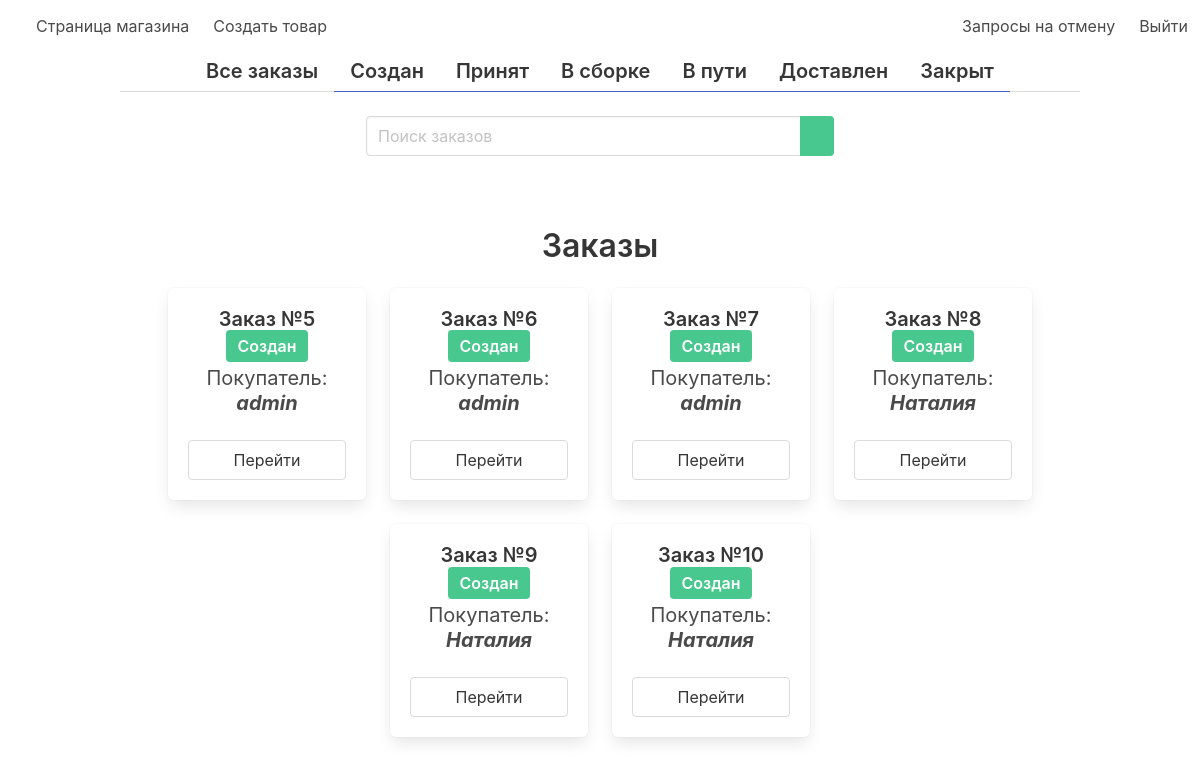
/staff/home/, run on an earlier commit of the app's database.
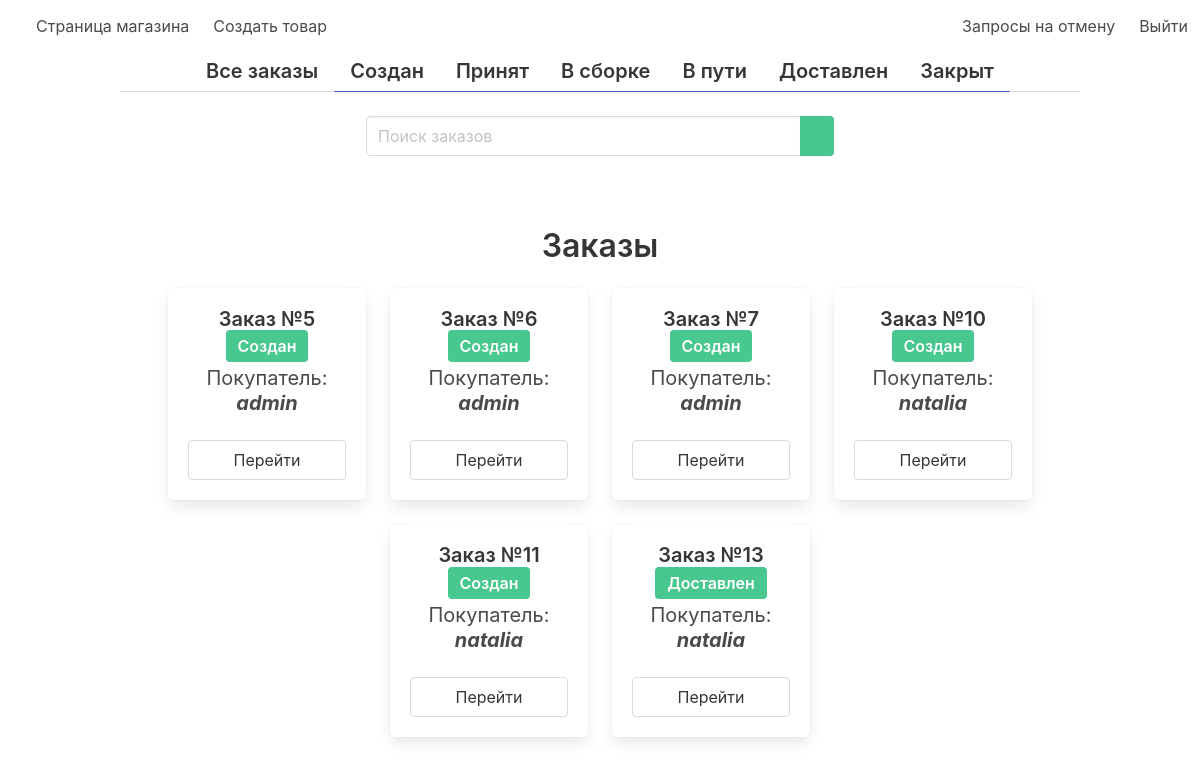
And on a later commit of the database.
### store/models.py (models this page shows, shortened)
class Order(models.Model):
    customer = models.ForeignKey(User, on_delete=models.CASCADE)
    address = models.CharField(max_length=255)
    phone = models.CharField(max_length=255)
    total_price = models.IntegerField()
    status = models.CharField(choices=STATUS, null=True, max_length=255, default='Cоздан')
    comment = models.CharField(max_length=255, blank=True, null=True)

### staff/views.py (the view)
# urls.py: path('home/', views.home, name='home'),
def home(request):
    orders = Order.objects.all()
    status = request.GET.get('status')
    orders = orders.filter(status=status) if status else orders
    search = request.GET.get('search')
    orders = orders.filter(
        Q(pk__icontains=search) |
        Q(customer__username__icontains=search)) \
        if search else orders
    return render(request, 'admin.html', {'orders': orders, 'status': STATUS})

### staff/templates/admin.html (shortened to what this page needs)
{% extends 'admin_layout.html' %}
{% block content %}
    <div class="container">
        <div class="tabs is-centered">
            <ul>
                <li>
                    <a href="{% url 'staff:home' %}">
                        <div class="title is-5 is-success">Все заказы</div>
                    </a>
                </li>
                {% for i in status %}
                    <li class="is-active">
                        <a href="{% url 'staff:home' %}?status={{ i.0 }}">
                            <div class="title is-5">
                                {{ i.0 }}
                            </div>
                        </a>
                    </li>
                {% endfor %}
            </ul>
        </div>
        <div class="columns is-centered">
            <div class="column is-6">
                <form>
                    <div class="field has-addons">
                        <div class="control" style="width: 100%">
                            <input type="text" class="input" name="search" placeholder="Поиск заказов">
                        </div>
                        <div class="control">
                            <button class="button is-success">
                            </button>
                        </div>
                    </div>
                </form>
            </div>
        </div>
        <section class="section">
            <div class="container has-text-centered">
                <div class="title">Заказы</div>
                <div class="columns is-multiline is-centered">
                    {% for order in orders %}
                        <div class="column is-3 is-centered">
                            <div class="box">
                                <div class="title is-5 has-text-centered">
                                    Заказ №{{ order.pk }}
                                    <span class="tag is-medium is-success">
                                    {{ order.status }}
                                </span>
                                </div>
                                <div class="subtitle">
                                    Покупатель:
                                    <span class="is-italic has-text-weight-bold">
                                {{ order.customer }}
                            </span>
                                </div>
                                <a href="{% url 'staff:order' order.pk %}" class="button is-fullwidth">
                                    Перейти
                                </a>
                            </div>
                        </div>
                    {% endfor %}
                </div>
            </div>
    </div>
{% endblock %}

### staff/templates/admin_layout.html (shortened to what this page needs)
{% load static from static %}
<!DOCTYPE html>
<html lang="en">
<head>
    <link rel="stylesheet" href="{% static 'static/bulma.css' %}">
    <link rel="stylesheet" href="{% static 'static/style.css' %}">
</head>
<body>
<nav class="navbar">
    <div class="navbar-brand">
        <a href="{% url 'staff:home' %}" class="navbar-item">
        </a>
    </div>
    <div class="navbar-menu">
        <div class="navbar-start">
            <a href="{% url 'store:home' %}" class="navbar-item">
                Страница магазина
            </a>
            <a href="{% url 'staff:product_create' %}" class="navbar-item">
                Создать товар
            </a>
        </div>
        <div class="navbar-end">
            <a href="{% url 'staff:cancel_requests' %}" class="navbar-item">
                Запросы на отмену
            </a>
            <a href="{% url 'users:sign_out' %}" class="navbar-item">
                Выйти
            </a>
        </div>
    </div>
</nav>
{% block content %}
{% endblock %}
</body>
</html>

What changed in the data, as far as the page shows it:
removed Order: pk "8", status "Создан", customer "Наталия"
removed Order: pk "9", status "Создан", customer "Наталия"
changed through a linked row, Order id 10: customer "Наталия" → "natalia"
added Order: pk "11", status "Cоздан", customer "natalia"
added Order: pk "13", status "Доставлен", customer "natalia"
